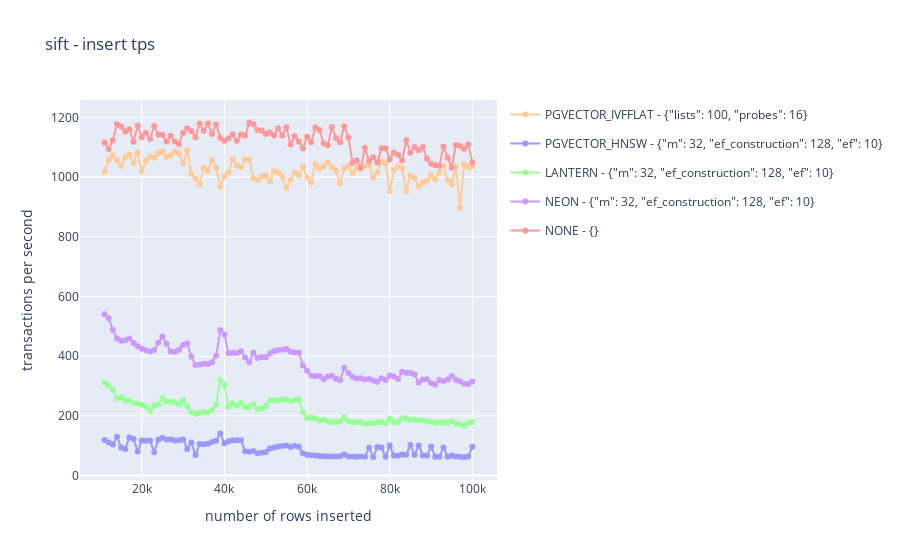
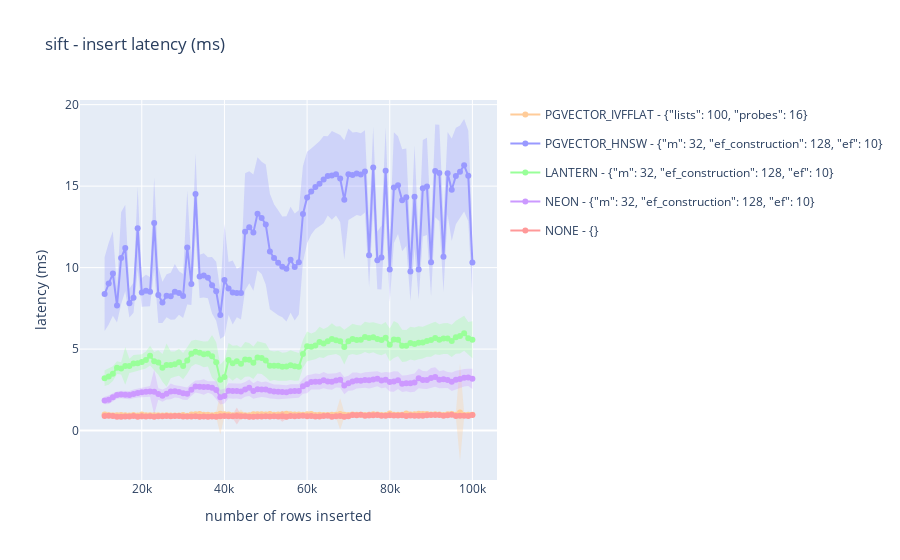

Notebook code for these charts, in order:
### Code cell
from core.utils.constants import Dataset
from notebooks.plot_insert_benchmarks import plot_results

plot_results(Dataset.SIFT, plot_type='line')
